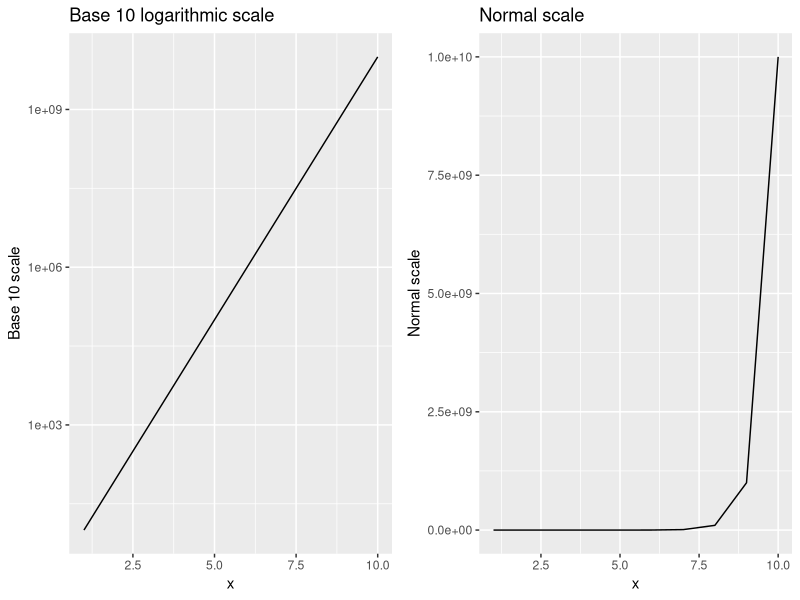
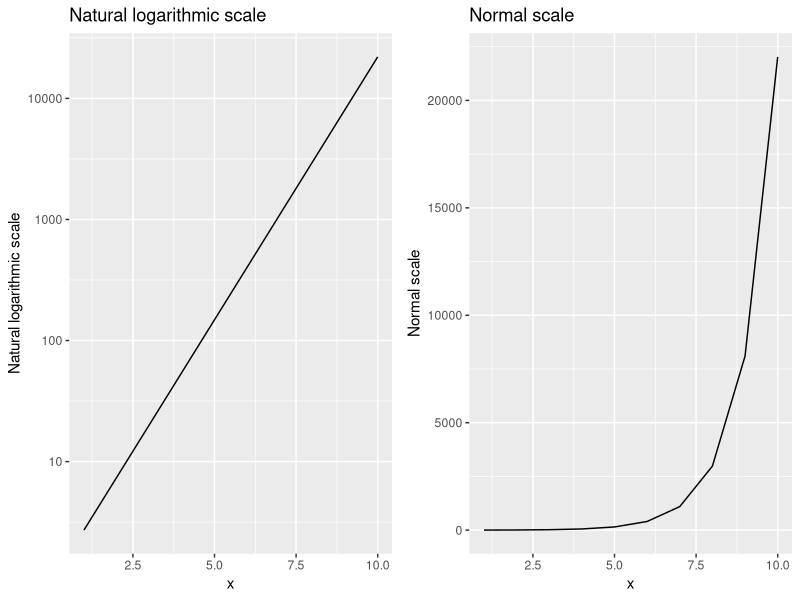

Recreate these plots in R, in order.
## ---- chunk 1
library(ggplot2)
library(knitr)

data <- data.frame(x = 1:10, y = 10^seq(1, 10, by = 1))

data$y <- scales::comma(data$y)

kable(data)

## ---- chunk 2
#| label: log10-scale

data <- data.frame(x = 1:10, y = 10^seq(1, 10, by = 1))

base_10 <-
  ggplot(data, aes(x = x, y = y)) +
  geom_line() +
  scale_y_log10() +
  labs(y = "Base 10 scale",
       title = "Base 10 logarithmic scale")

natural <-
  ggplot(data, aes(x = x, y = y)) +
  geom_line() +
  labs(y = "Normal scale",
       title = "Normal scale")

gridExtra::grid.arrange(base_10, natural, ncol = 2)

## ---- chunk 3
data <- data.frame(x = 1:10, y = exp(seq(1, 10, by = 1)))

data$y <- scales::comma(data$y)

kable(data)

## ---- chunk 4

data <- data.frame(x = 1:10, y = exp(seq(1, 10, by = 1)))

natural_log <-
  ggplot(data, aes(x = x, y = y)) +
  geom_line() +
  scale_y_log10() +
  labs(y = "Natural logarithmic scale",
       title = "Natural logarithmic scale")

natural <-
    ggplot(data, aes(x = x, y = y)) +
    geom_line() +
    labs(y = "Normal scale",
         title = "Normal scale")

gridExtra::grid.arrange(natural_log, natural, ncol = 2)

